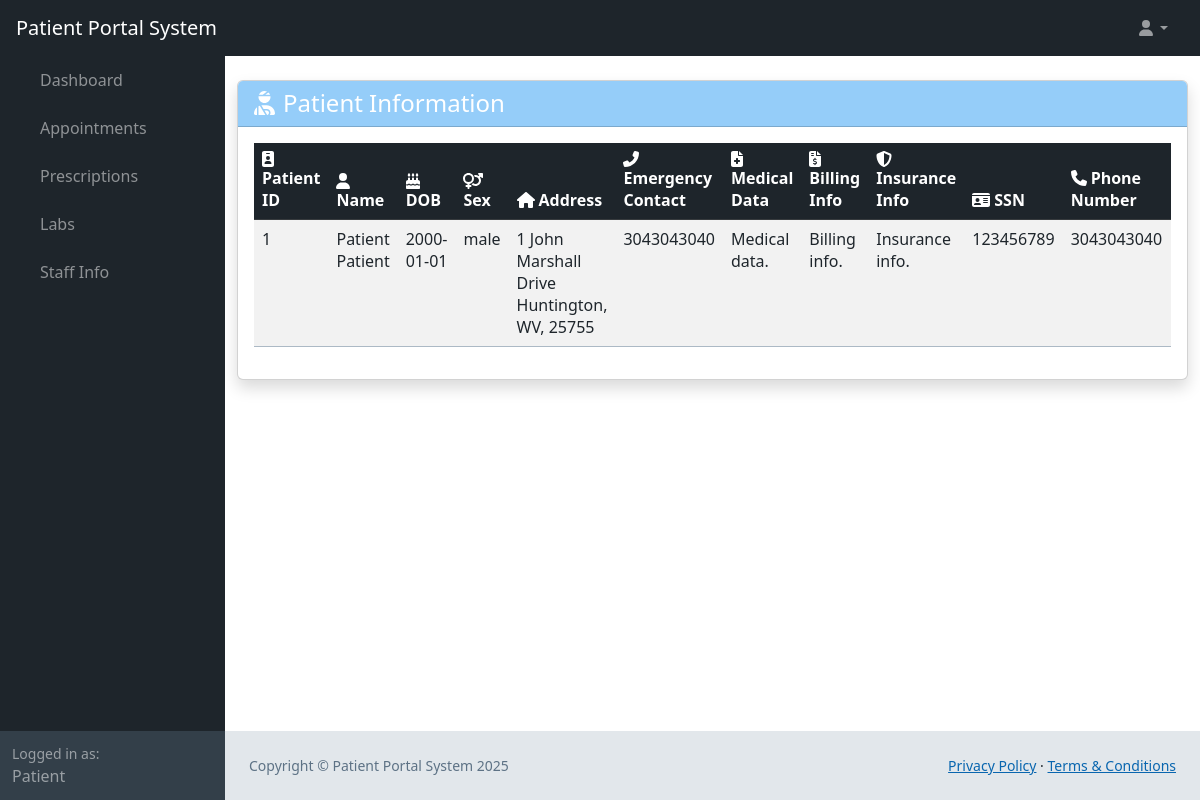
The page /web_root/patient-info.php (signed in) on the database its author committed.
### tables this page shows
CREATE TABLE `user` (
  `user_id` bigint(20) NOT NULL AUTO_INCREMENT,
  `first_name` varchar(25) NOT NULL,
  `last_name` varchar(50) NOT NULL,
  `phone_number` bigint(20) NOT NULL,
  `email` varchar(50) NOT NULL,
  `username` varchar(25) NOT NULL,
  `password_hash` varchar(60) NOT NULL,
  `bio` mediumtext DEFAULT NULL,
  `profile_pic` longblob DEFAULT NULL,
  PRIMARY KEY (`user_id`)
);

CREATE TABLE `patient` (
  `patient_id` int(11) NOT NULL AUTO_INCREMENT,
  `date_of_birth` date ,
  `sex` varchar(45) DEFAULT NULL,
  `address` tinytext,
  `emergency_contact` varchar(45) DEFAULT NULL,
  `medical_data` varchar(45) DEFAULT NULL,
  `billing_info` varchar(45) DEFAULT NULL,
  `insurance_info` varchar(45) DEFAULT NULL,
  `ssn` int(11),
  `user_id` bigint(20) NOT NULL UNIQUE,
  PRIMARY KEY (`patient_id`,`user_id`),
  KEY `fk_patient_user_idx` (`user_id`),
  CONSTRAINT `fk_patient_user` FOREIGN KEY (`user_id`) REFERENCES `user` (`user_id`)
);

### web_root/patient-info.php (called while the page is built, shortened)
<?php
require 'generic.php';
$query = 'SELECT * FROM patient JOIN user ON user.user_id = patient.user_id';
$patients = queryAsArray($conn, $query);
?>
<?php
require 'landing-content.php';
?>

### web_root/generic.php (called while the page is built, shortened)
<?php
    require 'functions.php';
    $conn = OpenCon();
    $userData = getDatafromTable($conn, "user", ["username" => $_SESSION['username']])[0];
    $user_id = $userData['user_id'];
    $firstName = $userData['first_name'];
    if (sizeOf(getDatafromTable($conn, "staff", ["user_id" => $user_id])) > 0) {
        $staff = getDatafromTable($conn, "staff", ["user_id" => $user_id])[0];
        $patient = null;
        $mode = 'Staff';
        if ($staff['employee_type'] == 'Administrator') {
            $mode = 'Admin';
        }
    } else {
        $mode = 'Patient';
    }
?>

### web_root/functions.php (called while the page is built, shortened)
<?php
function getDatafromTable(mysqli $conn, string $table, array $searchConditions, $booleanOperations = "AND", $query = "select * from "): int|array
{
    $type = gettype($booleanOperations);
    if ($type == "array") {
        if (sizeof($booleanOperations) > sizeof($searchConditions)) {
            printf("There should be more search conditions than boolean operations");
            return 100;
        }
        for ($i = 0; $i < sizeof($booleanOperations); $i++) {
            if (!in_array(strtoupper($booleanOperations[$i]), ["OR", "AND", "XOR"])) {
                printf("Error getting data: incorrect boolean operator in '$booleanOperations'");
                return 101;
            }
        }
        for ($i = 0; $i < sizeof($searchConditions); $i++) {
            if ($i < sizeof($booleanOperations)) {
                $operations[$i] = strtoupper($booleanOperations[$i]);
            } else {
                $operations[$i] = "AND";
            }
        }
    } else if (!($type == "string")) {
        printf("Error incorrect data type for '$booleanOperations'");
        return 103;
    } else {
        if (in_array(strtoupper($booleanOperations), ["OR", "AND", "XOR"])) {
            for ($i = 0; $i < sizeof($searchConditions); $i++) {
                $operations[$i] = strtoupper($booleanOperations);
            }
        }
    }
    $query .= $table;
    if (sizeof($searchConditions) > 0) {
        $query .= " WHERE ";
    }
    $i = 0;
    foreach ($searchConditions as $key => $value) {
        $query .= $key . " = " . '\'' . $value . '\'';
        $query .= ' ' . $operations[$i] . ' ';
        $i++;
    }
    $query = substr($query, 0, strlen($query) - (strlen($operations[sizeof($operations) - 1]) + 2)) . ';';
    $result = mysqli_query($conn, $query);
    $results = mysqli_fetch_all($result, MYSQLI_BOTH);
    return $results;
}
function queryAsArray($conn, $query): array
{
    return $conn->query($query)->fetch_all(MYSQLI_BOTH);
}
?>

### web_root/patient-info-content.php (the view, shortened to what this page needs)
<div class="container py-4 mw-100">
    <div class="card shadow">
        <div class="card-header bg-primary text-white">
            <h1 class="h4 mb-0"><i class="fas fa-user-injured me-2"></i>Patient Information</h1>
        </div>
        <div class="card-body">
            <?php if (empty($patients)): ?>
                <div class="alert alert-dark">
                    <i class="fas fa-info-circle me-2"></i>No patients at this time.
                </div>
            <?php else: ?>
                <div class="table-responsive">
                    <table class="table table-striped table-hover">
                        <thead class="table-dark">
                            <tr>
                                <th><i class="fas fa-id-badge me-1"></i>Patient ID</th>
                                <th><i class="fas fa-user me-1"></i>Name</th>
                                <th><i class="fas fa-birthday-cake me-1"></i>DOB</th>
                                <th><i class="fas fa-venus-mars me-1"></i>Sex</th>
                                <th><i class="fas fa-home me-1"></i>Address</th>
                                <th><i class="fas fa-phone-alt me-1"></i>Emergency Contact</th>
                                <th><i class="fas fa-file-medical me-1"></i>Medical Data</th>
                                <th><i class="fas fa-file-invoice-dollar me-1"></i>Billing Info</th>
                                <th><i class="fas fa-shield-alt me-1"></i>Insurance Info</th>
                                <th><i class="fas fa-id-card me-1"></i>SSN</th>
                                <th><i class="fas fa-phone me-1"></i>Phone Number</th>
                            </tr>
                        </thead>
                        <tbody>
                            <?php foreach ($patients as $patient): ?>
                                <tr>
                                    <td><?= htmlspecialchars($patient['patient_id']) ?></td>
                                    <td><?= htmlspecialchars($patient['first_name'] . ' ' . $patient['last_name']) ?></td>
                                    <td><?= htmlspecialchars($patient['date_of_birth']) ?></td>
                                    <td><?= htmlspecialchars($patient['sex']) ?></td>
                                    <td><?= htmlspecialchars($patient['address']) ?></td>
                                    <td><?= htmlspecialchars($patient['emergency_contact']) ?></td>
                                    <td><?= htmlspecialchars($patient['medical_data']) ?></td>
                                    <td><?= htmlspecialchars($patient['billing_info']) ?></td>
                                    <td><?= htmlspecialchars($patient['insurance_info']) ?></td>
                                    <td><?= htmlspecialchars($patient['ssn']) ?></td>
                                    <td><?= htmlspecialchars($patient['phone_number']) ?></td>
                                </tr>
                            <?php endforeach; ?>
                        </tbody>
                    </table>
                <?php endif; ?>
            </div>
        </div>
    </div>
</div>

### web_root/landing-content.php (shortened to what this page needs)
<!DOCTYPE html>
<html lang="en">
<head>
    <link href="../css/styles.css" rel="stylesheet" />
    <link href="../css/calendar.css" rel="stylesheet" />
</head>
<body class="sb-nav-fixed">
    <nav class="sb-topnav navbar navbar-expand navbar-dark bg-dark">
        <a class="navbar-brand ps-3" href="landing.php"><?php echo $mode . " Portal System" ?></a>
        <ul class="navbar-nav ms-auto ms-md-0 me-3 me-lg-4">
            <li class="nav-item dropdown">
                <a class="nav-link dropdown-toggle" id="navbarDropdown" href="#" role="button" data-bs-toggle="dropdown"
                    aria-expanded="false"><i class="fas fa-user fa-fw"></i></a>
            </li>
        </ul>
    </nav>
    <div id="layoutSidenav">
        <div id="layoutSidenav_nav">
            <nav class="sb-sidenav accordion sb-sidenav-dark" id="sidenavAccordion">
                <div class="sb-sidenav-menu">
                    <div class="nav">
                        <div class="collapse show" id="collapseLayouts" aria-labelledby="headingOne"
                            data-bs-parent="#sidenavAccordion">
                            <nav class="sb-sidenav-menu-nested nav">
                                <a class="nav-link" href="landing.php">Dashboard</a>
                                <a class="nav-link" href="appointments.php">Appointments</a>
                                <a class="nav-link" href="prescriptions.php">Prescriptions</a>
                                <a class="nav-link" href="labs.php">Labs</a>
                                <a class="nav-link" href="staff-info.php">Staff Info</a>
                            </nav>
                        </div>
                    </div>
                </div>
                <div class="sb-sidenav-footer">
                    <div class="small">Logged in as:</div>
                    <?php echo $firstName; ?>
                </div>
            </nav>
        </div>
        <div id="layoutSidenav_content">
            <?php require $content_url ?>
            <?php require 'footer.php' ?>
        </div>
    </div>
</body>

### web_root/footer.php
<?php
    echo '<div id="layoutAuthentication_footer">
        <footer class="py-4 bg-light mt-auto">
            <div class="container-fluid px-4">
                <div class="d-flex align-items-center justify-content-between small">
                    <div class="text-muted">Copyright &copy; Patient Portal System 2025</div>
                    <div>
                        <a href="#">Privacy Policy</a>
                        &middot;
                        <a href="#">Terms &amp; Conditions</a>
                    </div>
                </div>
            </div>
        </footer>
    </div>';
?>

### css/calendar.css (style rules this page uses)
:root { --fc-event-bg-color: #48A8F5; --fc-event-border-color: #48A8F5; --fc-button-text-color: #fff; --fc-button-bg-color: #333F49; --fc-button-border-color: #333F49; --fc-button-hover-bg-color: #1E252B; --fc-button-hover-border-color: #1E252B; --fc-button-active-bg-color: #1E252B; --fc-button-active-border-color: #1E252B; --fc-highlight-color: #cfe8fc; --fc-today-bg-color: #EFF2F4; }

### rows shown on the page
user: first_name "Patient"
patient: patient "1", user.last_name "Patient Patient", date_of_birth "2000-01-01", sex "male", address "1 John Marshall Drive Huntington, WV, 25755", emergency_contact "3043043040", medical_data "Medical data.", billing_info "Billing info.", insurance_info "Insurance info.", ssn "123456789", user.phone_number "3043043040"

### other values the page prints
$mode "Patient"
